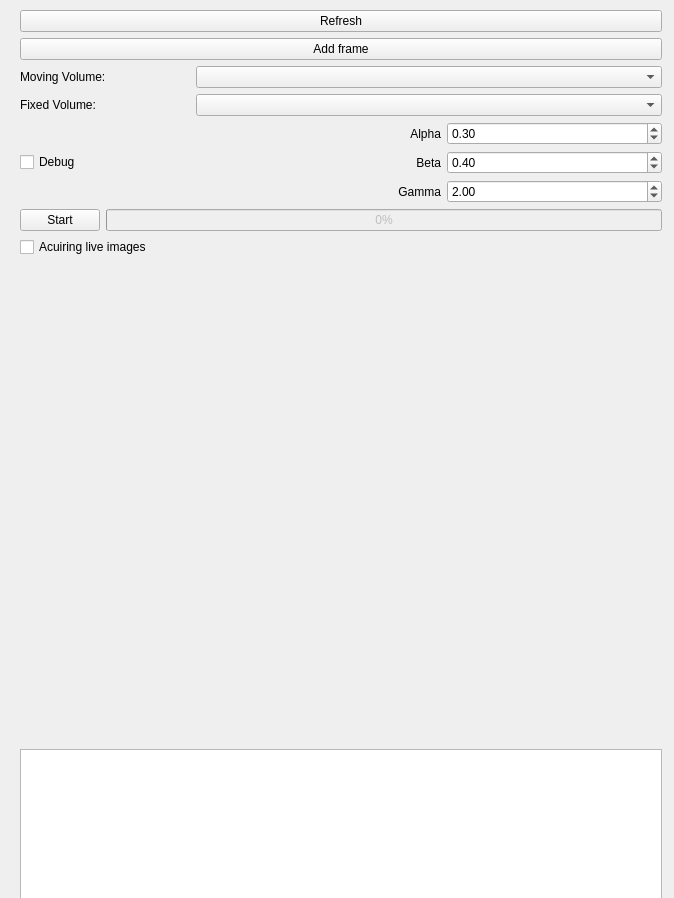
<?xml version="1.0" encoding="UTF-8"?>
<ui version="4.0">
 <class>VertebraRegistrationWidget</class>
 <widget class="QWidget" name="VertebraRegistrationWidget">
  <property name="geometry">
   <rect>
    <x>0</x>
    <y>0</y>
    <width>674</width>
    <height>898</height>
   </rect>
  </property>
  <property name="windowTitle">
   <string>Form</string>
  </property>
  <widget class="QWidget" name="verticalLayoutWidget">
   <property name="geometry">
    <rect>
     <x>20</x>
     <y>10</y>
     <width>642</width>
     <height>903</height>
    </rect>
   </property>
   <layout class="QVBoxLayout" name="verticalLayout">
    <item>
     <widget class="QPushButton" name="refreshButton">
      <property name="text">
       <string>Refresh</string>
      </property>
     </widget>
    </item>
    <item>
     <widget class="QPushButton" name="addFrameButton">
      <property name="text">
       <string>Add frame</string>
      </property>
     </widget>
    </item>
    <item>
     <layout class="QVBoxLayout" name="verticalLayout_6">
      <item>
       <layout class="QHBoxLayout" name="horizontalLayout_4">
        <item>
         <widget class="QLabel" name="sourceImageLabel">
          <property name="maximumSize">
           <size>
            <width>170</width>
            <height>16777215</height>
           </size>
          </property>
          <property name="text">
           <string>Moving Volume:</string>
          </property>
         </widget>
        </item>
        <item>
         <widget class="QComboBox" name="sourceImageComboBox">
          <property name="minimumSize">
           <size>
            <width>200</width>
            <height>0</height>
           </size>
          </property>
         </widget>
        </item>
       </layout>
      </item>
      <item>
       <layout class="QHBoxLayout" name="horizontalLayout_3">
        <item>
         <widget class="QLabel" name="transformObjectLabel">
          <property name="maximumSize">
           <size>
            <width>170</width>
            <height>16777215</height>
           </size>
          </property>
          <property name="text">
           <string>Fixed Volume:</string>
          </property>
         </widget>
        </item>
        <item>
         <widget class="QComboBox" name="targetImageComboBox">
          <property name="minimumSize">
           <size>
            <width>200</width>
            <height>0</height>
           </size>
          </property>
         </widget>
        </item>
       </layout>
      </item>
     </layout>
    </item>
    <item>
     <layout class="QHBoxLayout" name="horizontalLayout_5">
      <item>
       <layout class="QHBoxLayout" name="horizontalLayout_6">
        <item>
         <widget class="QCheckBox" name="debugCheckBox">
          <property name="maximumSize">
           <size>
            <width>200</width>
            <height>16777215</height>
           </size>
          </property>
          <property name="text">
           <string>Debug</string>
          </property>
         </widget>
        </item>
        <item>
         <layout class="QHBoxLayout" name="horizontalLayout_7">
          <item>
           <layout class="QVBoxLayout" name="verticalLayout_3">
            <item>
             <widget class="QLabel" name="label">
              <property name="text">
               <string>Alpha</string>
              </property>
              <property name="alignment">
               <set>Qt::AlignRight|Qt::AlignTrailing|Qt::AlignVCenter</set>
              </property>
             </widget>
            </item>
            <item>
             <widget class="QLabel" name="label_2">
              <property name="text">
               <string>Beta</string>
              </property>
              <property name="alignment">
               <set>Qt::AlignRight|Qt::AlignTrailing|Qt::AlignVCenter</set>
              </property>
             </widget>
            </item>
            <item>
             <widget class="QLabel" name="label_3">
              <property name="text">
               <string>Gamma</string>
              </property>
              <property name="alignment">
               <set>Qt::AlignRight|Qt::AlignTrailing|Qt::AlignVCenter</set>
              </property>
             </widget>
            </item>
           </layout>
          </item>
          <item>
           <layout class="QVBoxLayout" name="verticalLayout_2">
            <item>
             <widget class="QDoubleSpinBox" name="alphaSpinBox">
              <property name="singleStep">
               <double>0.100000000000000</double>
              </property>
              <property name="value">
               <double>0.300000000000000</double>
              </property>
             </widget>
            </item>
            <item>
             <widget class="QDoubleSpinBox" name="betaSpinBox">
              <property name="singleStep">
               <double>0.100000000000000</double>
              </property>
              <property name="value">
               <double>0.400000000000000</double>
              </property>
             </widget>
            </item>
            <item>
             <widget class="QDoubleSpinBox" name="gammaSpinBox">
              <property name="singleStep">
               <double>0.100000000000000</double>
              </property>
              <property name="value">
               <double>2.000000000000000</double>
              </property>
             </widget>
            </item>
           </layout>
          </item>
         </layout>
        </item>
       </layout>
      </item>
     </layout>
    </item>
    <item>
     <layout class="QHBoxLayout" name="horizontalLayout">
      <item>
       <widget class="QPushButton" name="startButton">
        <property name="text">
         <string>Start</string>
        </property>
       </widget>
      </item>
      <item>
       <widget class="QProgressBar" name="progressBar">
        <property name="enabled">
         <bool>false</bool>
        </property>
        <property name="value">
         <number>0</number>
        </property>
       </widget>
      </item>
     </layout>
    </item>
    <item>
     <widget class="QCheckBox" name="liveCheckBox">
      <property name="text">
       <string>Acuiring live images</string>
      </property>
     </widget>
    </item>
    <item>
     <widget class="QVTKWidget" name="usImageWindow" native="true">
      <property name="minimumSize">
       <size>
        <width>640</width>
        <height>480</height>
       </size>
      </property>
     </widget>
    </item>
    <item>
     <widget class="QTextBrowser" name="debugTextBrowser"/>
    </item>
   </layout>
  </widget>
 </widget>
 <customwidgets>
  <customwidget>
   <class>QVTKWidget</class>
   <extends>QWidget</extends>
   <header>QVTKWidget.h</header>
   <container>1</container>
  </customwidget>
 </customwidgets>
 <resources/>
 <connections/>
</ui>
